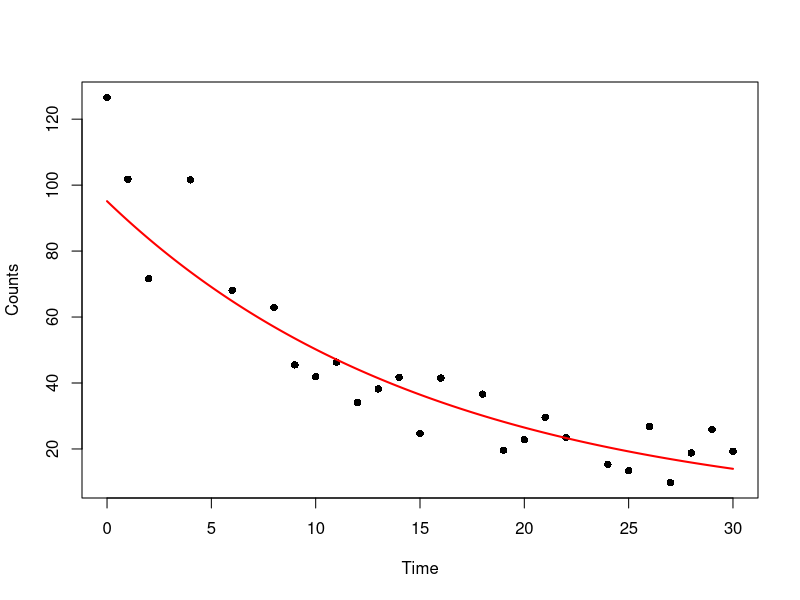

Recreate this plot in R.
## ---- chunk 1

A <- structure(list(Time = c(0, 1, 2, 4, 6, 8, 9, 10, 11, 12, 13, 
14, 15, 16, 18, 19, 20, 21, 22, 24, 25, 26, 27, 28, 29, 30), 
Counts = c(126.6, 101.8, 71.6, 101.6, 68.1, 62.9, 45.5, 41.9, 
46.3, 34.1, 38.2, 41.7, 24.7, 41.5, 36.6, 19.6, 
22.8, 29.6, 23.5, 15.3, 13.4, 26.8, 9.8, 18.8, 25.9, 19.3)), .Names = c("Time", "Counts"), row.names = c(1L, 2L,
3L, 5L, 7L, 9L, 10L, 11L, 12L, 13L, 14L, 15L, 16L, 17L, 19L, 20L, 21L, 22L, 23L, 25L, 26L, 27L, 28L, 29L, 30L,
31L), class = "data.frame")

attach(A)

names(A)

exponential.model <- lm(log(Counts)~ Time)

summary(exponential.model)

timevalues <- seq(0, 30, 0.1)

Counts.exponential2 <- exp(predict(exponential.model,list(Time = timevalues)))

plot(Time, Counts,pch = 16)

lines(timevalues, Counts.exponential2,lwd = 2, col = "red", xlab = "Time (s)", ylab = "Counts")

